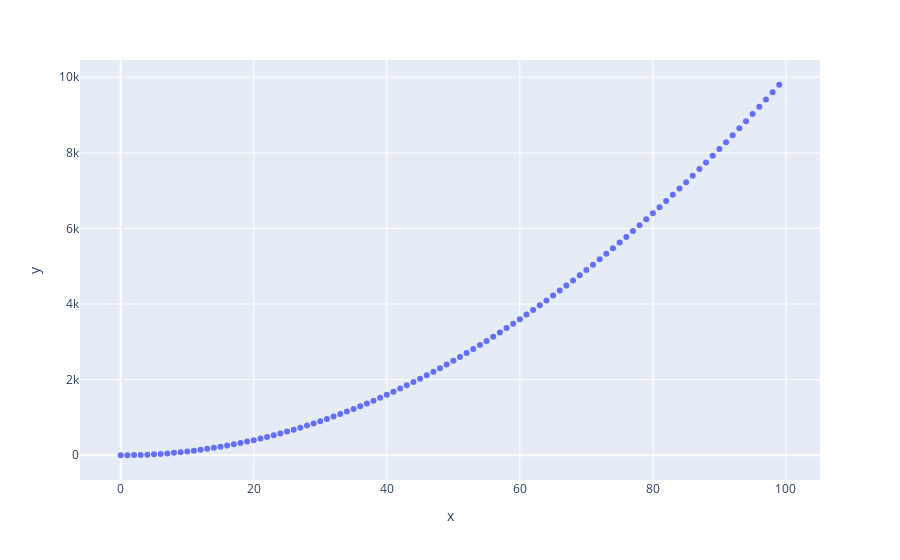

Here is the notebook cell this chart was saved with:
### Markdown cell above
Построим график параболы $y=x^2$, при $x\in[0, 99]$

### Code cell
import plotly.express as px

fig = px.scatter(x=[i for i in range(100)], y=[i**2 for i in range(100)])

fig.write_html("media/plotly/second_graph.html")
fig.show()

### Figure 1 — Plotly figure (JSON) as saved in the notebook; plotly's stock layout.template omitted (floating-point values rounded to 4 significant figures)
{"data": [{"hovertemplate": "x=%{x}<br>y=%{y}<extra></extra>", "legendgroup": "", "marker": {"color": "#636efa", "symbol": "circle"}, "mode": "markers", "name": "", "orientation": "v", "showlegend": false, "type": "scatter", "x": [0, 1, 2, 3, 4, 5, 6, 7, 8, 9, 10, 11, 12, 13, 14, 15, 16, 17, 18, 19, 20, 21, 22, 23, 24, 25, 26, 27, 28, 29, 30, 31, 32, 33, 34, 35, 36, 37, 38, 39, 40, 41, 42, 43, 44, 45, 46, 47, 48, 49, 50, 51, 52, 53, 54, 55, 56, 57, 58, 59, 60, 61, 62, 63, 64, 65, 66, 67, 68, 69, 70, 71, 72, 73, 74, 75, 76, 77, 78, 79, 80, 81, 82, 83, 84, 85, 86, 87, 88, 89, 90, 91, 92, 93, 94, 95, 96, 97, 98, 99], "xaxis": "x", "y": [0, 1, 4, 9, 16, 25, 36, 49, 64, 81, 100, 121, 144, 169, 196, 225, 256, 289, 324, 361, 400, 441, 484, 529, 576, 625, 676, 729, 784, 841, 900, 961, 1024, 1089, 1156, 1225, 1296, 1369, 1444, 1521, 1600, 1681, 1764, 1849, 1936, 2025, 2116, 2209, 2304, 2401, 2500, 2601, 2704, 2809, 2916, 3025, 3136, 3249, 3364, 3481, 3600, 3721, 3844, 3969, 4096, 4225, 4356, 4489, 4624, 4761, 4900, 5041, 5184, 5329, 5476, 5625, 5776, 5929, 6084, 6241, 6400, 6561, 6724, 6889, 7056, 7225, 7396, 7569, 7744, 7921, 8100, 8281, 8464, 8649, 8836, 9025, 9216, 9409, 9604, 9801], "yaxis": "y"}], "layout": {"legend": {"tracegroupgap": 0}, "margin": {"t": 60}, "xaxis": {"anchor": "y", "domain": [0, 1], "title": {"text": "x"}}, "yaxis": {"anchor": "x", "domain": [0, 1], "title": {"text": "y"}}}}
